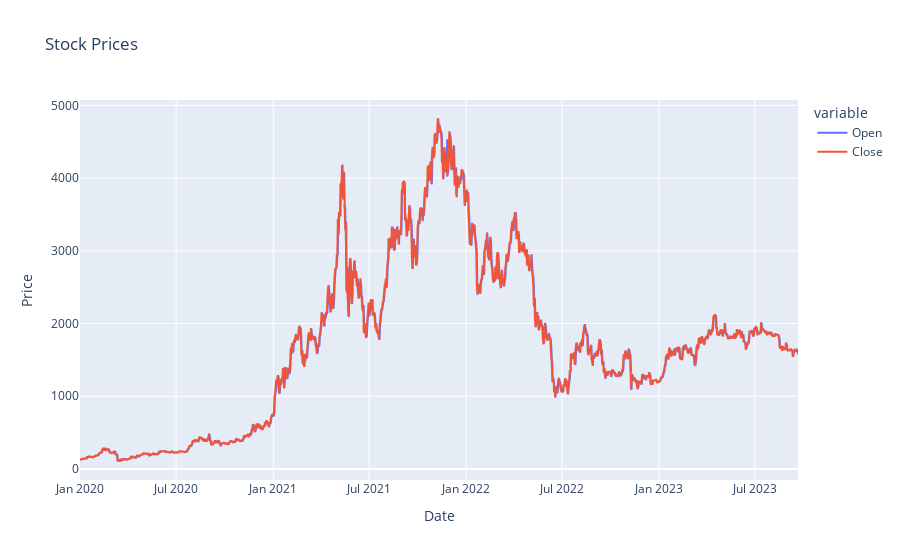

Write notebook code for a chart like this one.
### Code cell
import plotly.express as px

# Download historical stock data
ticker = input('Enter Ticker: ')
df = yf.download(ticker, start=start, end=end)
df = df.reset_index()

# Create an interactive line plot with hover data using Plotly Express
fig = px.line(df, x='Date', y=['Open', 'Close'], labels={'Date': 'Date', 'value': 'Price'}, title='Stock Prices')

# Show the plot
fig.show()

### Figure 1 — Plotly figure (JSON) as saved in the notebook; plotly's stock layout.template omitted (floating-point values rounded to 4 significant figures; data arrays with more than 128 entries replaced by an {"elided": "..."} marker saying what was removed)
{"data": [{"hovertemplate": "variable=Open<br>Date=%{x}<br>Price=%{y}<extra></extra>", "legendgroup": "Open", "line": {"color": "#636efa", "dash": "solid"}, "marker": {"symbol": "circle"}, "mode": "lines", "name": "Open", "showlegend": true, "type": "scattergl", "x": {"elided": "1359 str values"}, "xaxis": "x", "y": {"elided": "1359 float values"}, "yaxis": "y"}, {"hovertemplate": "variable=Close<br>Date=%{x}<br>Price=%{y}<extra></extra>", "legendgroup": "Close", "line": {"color": "#EF553B", "dash": "solid"}, "marker": {"symbol": "circle"}, "mode": "lines", "name": "Close", "showlegend": true, "type": "scattergl", "x": {"elided": "1359 str values"}, "xaxis": "x", "y": {"elided": "1359 float values"}, "yaxis": "y"}], "layout": {"legend": {"title": {"text": "variable"}, "tracegroupgap": 0}, "title": {"text": "Stock Prices"}, "xaxis": {"anchor": "y", "domain": [0, 1], "title": {"text": "Date"}}, "yaxis": {"anchor": "x", "domain": [0, 1], "title": {"text": "Price"}}}}
